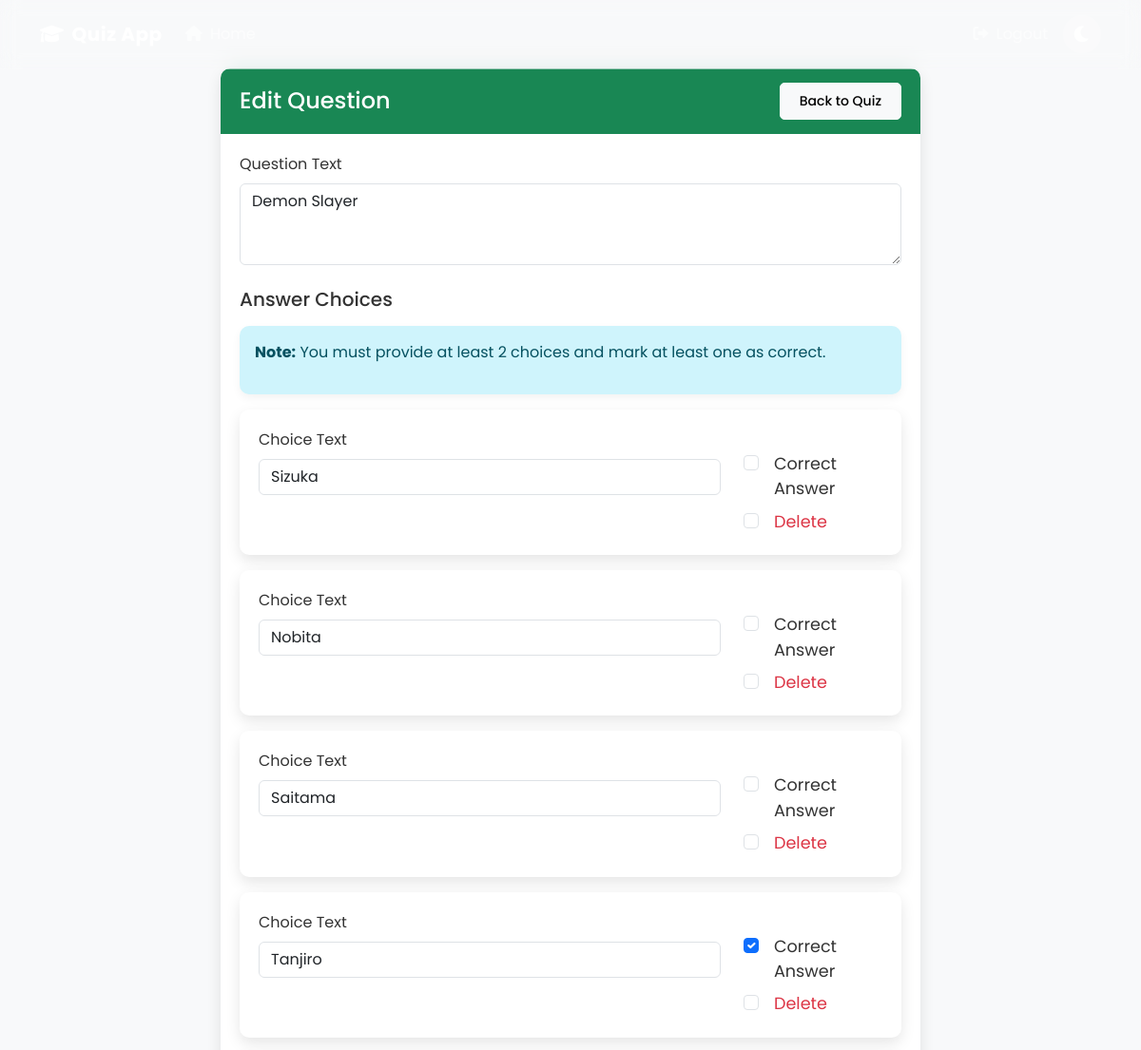
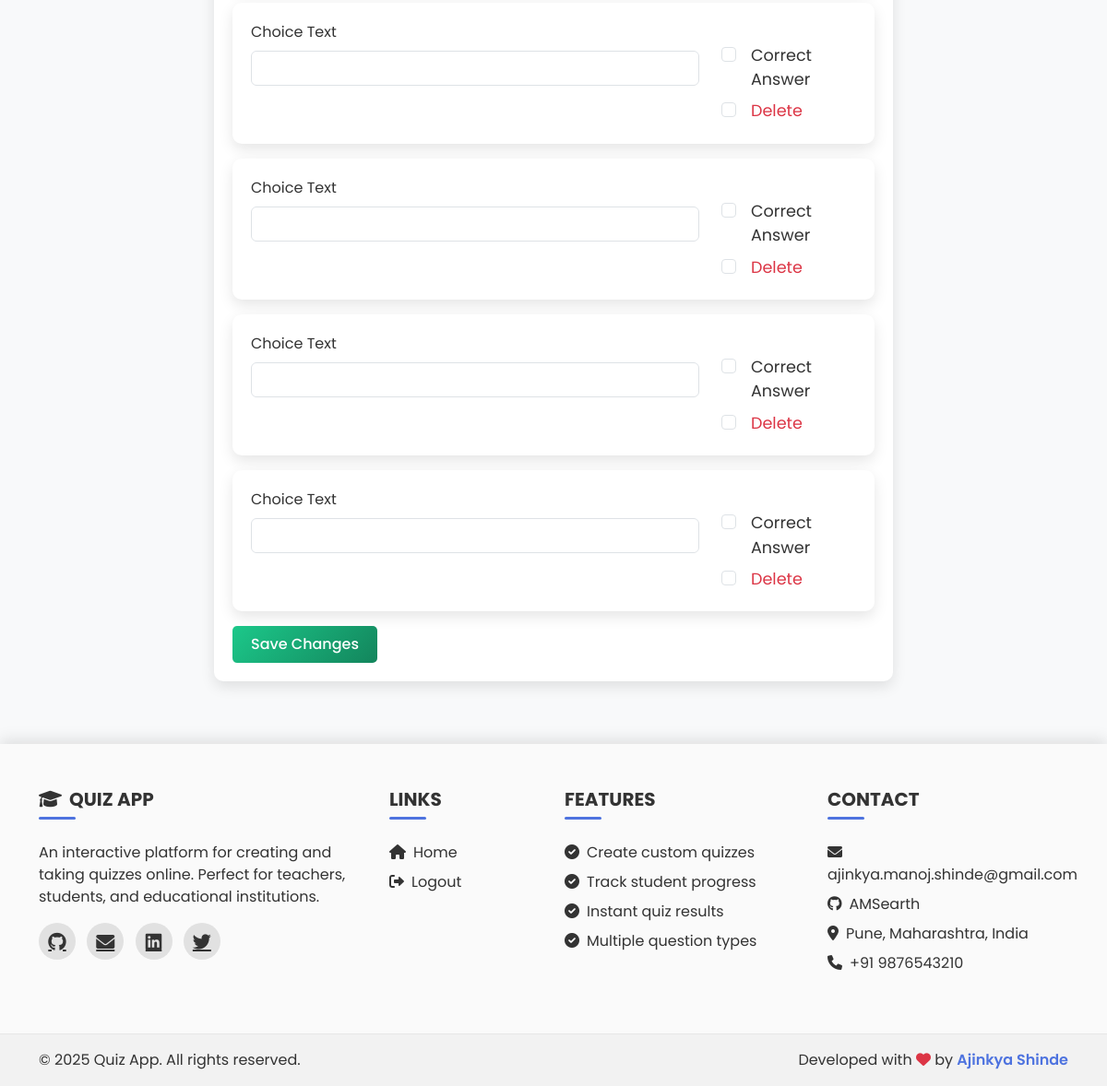
Screenshot of /edit-question/1/ (signed in) with the database file from the repository (2 pictures, top to bottom).
### quiz_app/models.py (models this page shows, shortened)
class Question(models.Model):
    quiz = models.ForeignKey(Quiz, on_delete=models.CASCADE, related_name='questions')
    text = models.TextField()

class Choice(models.Model):
    question = models.ForeignKey(Question, on_delete=models.CASCADE, related_name='choices')
    text = models.CharField(max_length=200)
    is_correct = models.BooleanField(default=False)

### quiz_app/views.py (the view)
# urls.py: path('edit-question/<int:question_id>/', views.edit_question, name='edit_question'),
@login_required
def edit_question(request, question_id):
    user_profile = get_object_or_404(UserProfile, user=request.user)
    if user_profile.user_type != 'teacher':
        return HttpResponseForbidden("You don't have permission to access this page.")
    question = get_object_or_404(Question, id=question_id)
    quiz = question.quiz
    if quiz.created_by != request.user:
        return HttpResponseForbidden("You don't have permission to edit this question.")
    if request.method == 'POST':
        question_form = QuestionForm(request.POST, instance=question)
        if question_form.is_valid():
            question_form.save()
            choice_formset = ChoiceFormSet(request.POST, instance=question)
            if choice_formset.is_valid():
                choice_formset.save()
                return redirect('edit_quiz', quiz_id=quiz.id)
    else:
        question_form = QuestionForm(instance=question)
        choice_formset = ChoiceFormSet(instance=question)
    return render(request, 'edit_question.html', {
        'quiz': quiz,
        'question': question,
        'question_form': question_form,
        'choice_formset': choice_formset
    })

### quiz_app/forms.py
class QuestionForm(forms.ModelForm):
    class Meta:
        model = Question
        fields = ['text']
        widgets = {
            'text': forms.Textarea(attrs={'rows': 3}),
        }

### templates/edit_question.html (shortened to what this page needs)
{% extends 'base.html' %}
{% block content %}
<div class="row justify-content-center">
    <div class="col-md-8">
        <div class="card">
            <div class="card-header bg-success text-white d-flex justify-content-between align-items-center">
                <h4 class="mb-0">Edit Question</h4>
                <a href="{% url 'edit_quiz' quiz.id %}" class="btn btn-light btn-sm">Back to Quiz</a>
            </div>
            <div class="card-body">
                <form method="post">
                    <div class="mb-3">
                        <label for="{{ question_form.text.id_for_label }}" class="form-label">Question Text</label>
                        <textarea name="{{ question_form.text.name }}" id="{{ question_form.text.id_for_label }}" class="form-control" rows="3">{{ question_form.text.value|default:'' }}</textarea>
                    </div>
                    <h5 class="mt-4 mb-3">Answer Choices</h5>
                    <div class="alert alert-info">
                        <p><strong>Note:</strong> You must provide at least 2 choices and mark at least one as correct.</p>
                    </div>
                    <div id="choices-container">
                        {% for choice_form in choice_formset %}
                            <div class="card mb-3 choice-form">
                                <div class="card-body">
                                    <div class="row">
                                        <div class="col-md-9">
                                            <div class="mb-2">
                                                <label for="{{ choice_form.text.id_for_label }}" class="form-label">Choice Text</label>
                                                <input type="text" name="{{ choice_form.text.html_name }}" id="{{ choice_form.text.id_for_label }}" class="form-control" value="{{ choice_form.text.value|default:'' }}">
                                            </div>
                                        </div>
                                        <div class="col-md-3">
                                            <div class="form-check mt-4">
                                                <input type="checkbox" name="{{ choice_form.is_correct.html_name }}" id="{{ choice_form.is_correct.id_for_label }}" class="form-check-input" {% if choice_form.is_correct.value %}checked{% endif %}>
                                                <label for="{{ choice_form.is_correct.id_for_label }}" class="form-check-label">Correct Answer</label>
                                            </div>
                                            {% if choice_formset.can_delete %}
                                                <div class="form-check mt-2">
                                                    <input type="checkbox" name="{{ choice_form.DELETE.html_name }}" id="{{ choice_form.DELETE.id_for_label }}" class="form-check-input">
                                                    <label for="{{ choice_form.DELETE.id_for_label }}" class="form-check-label text-danger">Delete</label>
                                                </div>
                                            {% endif %}
                                        </div>
                                    </div>
                                </div>
                            </div>
                        {% endfor %}
                    </div>
                    <button type="submit" class="btn btn-success">Save Changes</button>
                </form>
            </div>
        </div>
    </div>
</div>
{% endblock %}

### static/css/style.css (style rules this page uses)
:root { --primary-color: #4e73df; --primary-dark: #224abe; --success-color: #1cc88a; --success-dark: #13855c; --info-color: #36b9cc; --info-dark: #258391; --warning-color: #f6c23e; --warning-dark: #dda20a; --danger-color: #e74a3b; --danger-dark: #be2617; --background-color: #f8f9fa; --card-bg: #ffffff; --text-color: #333333; --text-muted: #6c757d; --border-color: rgba(0, 0, 0, 0.125); --shadow-color: rgba(0, 0, 0, 0.1); --shadow-hover: rgba(0, 0, 0, 0.15); --navbar-bg: rgba(255, 255, 255, 0.1); --navbar-bg-scrolled: rgba(78, 115, 223, 0.9); --navbar-blur: 10px; }
body { background-color: var(--background-color); color: var(--text-color); font-family: 'Poppins', sans-serif; transition: background-color 0.3s ease, color 0.3s ease; overflow-x: hidden; padding-top: 0; }
.card { box-shadow: 0 6px 15px var(--shadow-color); border: none; margin-bottom: 20px; border-radius: 10px; overflow: hidden; transition: all 0.3s ease; background-color: var(--card-bg); color: var(--text-color); }
.card-header { font-weight: 600; padding: 15px 20px; border-bottom: none; background-color: rgba(0, 0, 0, 0.03); }
.card-body { padding: 20px; }
.btn { border-radius: 5px; padding: 8px 20px; font-weight: 500; transition: all 0.3s ease; position: relative; overflow: hidden; z-index: 1; }
.btn::after { content: ''; position: absolute; bottom: 0; left: 0; width: 100%; height: 0; background: rgba(255, 255, 255, 0.2); transition: all 0.3s ease; z-index: -1; }
.btn-success { background: linear-gradient(135deg, var(--success-color) 0%, var(--success-dark) 100%); border: none; }
.form-check-label { padding-left: 0.5rem; font-size: 1.1rem; transition: color 0.3s ease; }
.alert { border: none; border-radius: 10px; box-shadow: 0 4px 10px rgba(0, 0, 0, 0.05); animation: slideIn 0.5s ease-in-out; }

### rows the page displays
Question: text "Demon Slayer"
Choice: text.value "Sizuka"
Choice: text.value "Nobita"
Choice: text.value "Saitama"
Choice: text.value "Tanjiro"
